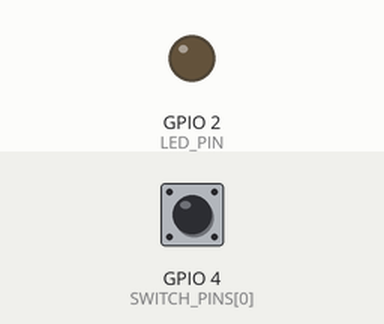
Recording of a sketch running on a simulated ESP32. On the bench: output pins drawn as LEDs (lit = HIGH). The test bench sets the inputs (shaded band); at power-on: GPIO 4 (SWITCH_PINS[0]) HIGH. What the sketch prints to the serial monitor is not drawn.

Above: at 1.2 s.
1.3 s: GPIO 4 (SWITCH_PINS[0]) pulled LOW for 0.15 s
At 1.39 s:
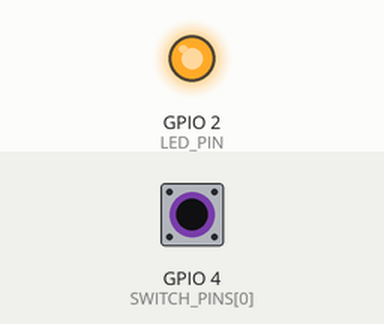
4.4 s: GPIO 4 (SWITCH_PINS[0]) pulled LOW for 3.2 s
At 8.7 s:
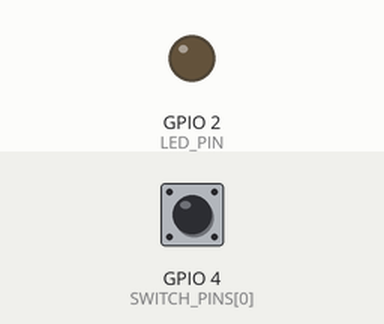
Timing chart, 0 to 10.2 s (numbered marks = the images above; inputs shaded):
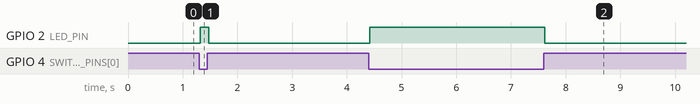

Measured:
- after the input at 1.3 s, GPIO 2 (LED_PIN): LOW → HIGH at once, → LOW 0.15 s later
- after the input at 4.4 s, GPIO 2 (LED_PIN): LOW → HIGH at once, → LOW 3.2 s later

The sketch:

limit_switch_test.ino
```cpp
/*
  Проверка концевиков на ESP32 — вывод срабатываний в монитор порта.

  ═══ ПОДКЛЮЧЕНИЕ ═══

  Схема зависит от того, свободен вывод или на нём висит встроенный
  светодиод. Настраивается одной строкой — SWITCH_TO_GND.

  А. Вывод свободный (GPIO4, 13, 14, 16…19, 21…23, 25…27, 32, 33)
     SWITCH_TO_GND = true, концевик между выводом и GND:

         GPIO ──────┐
                    ├── концевик
         GND  ──────┘

     Работает внутренняя подтяжка к питанию. Разомкнут — HIGH,
     замкнут — LOW.

  Б. Вывод со светодиодом (GPIO2 на большинстве плат)
     SWITCH_TO_GND = false, концевик между выводом и 3.3 В,
     последовательно резистор 330 Ом…1 кОм:

         3.3V ──[330 Ом]── концевик ──┐
                                      ├── GPIO2
         (внутренняя подтяжка вниз) ───┘

     Работает внутренняя подтяжка к земле. Разомкнут — LOW,
     замкнут — HIGH.

  ═══ ЕСЛИ ПРОВОД УЖЕ НА ВЫВОДЕ СО СВЕТОДИОДОМ ═══

  Три выхода, по возрастанию возни:

    1. Переткнуть провод на свободный вывод, например GPIO4, и поменять
       здесь число. Ничего паять не надо.

    2. Оставить схему А и добавить резистор 1 кОм между выводом и 3.3 В.
       Внешняя подтяжка сильнее внутренней (45 кОм) и перетягивает
       светодиод. Провода не трогаются.

    3. Перейти на схему Б, ниже.

  ═══ ПОЧЕМУ НА ВЫВОДЕ СО СВЕТОДИОДОМ НУЖНА СХЕМА Б ═══

  К GPIO2 на большинстве плат припаян светодиод через резистор на землю.
  Это постоянная нагрузка. Внутренняя подтяжка вверх слабая, около 45 кОм,
  и перетянуть светодиод не может: вывод садится примерно до 1.5 В при
  пороге единицы 0.75 x 3.3 = 2.48 В. Схема А на таком выводе показывала бы
  «ЗАМКНУТ» всегда.

  В схеме Б замкнутый концевик соединяет вывод с питанием напрямую —
  жёстко, а не через слабый резистор. Светодиод при этом загорается, что
  даже удобно: видно срабатывание без монитора. Резистор 330 Ом ограничивает
  ток через него.

  Внутренняя подтяжка вниз (INPUT_PULLDOWN) есть именно у ESP32; у обычных
  Arduino её нет, там пришлось бы ставить внешний резистор.

  Strapping-пину GPIO2 такая схема не мешает: при включении концевик
  разомкнут, вывод подтянут вниз — это разрешённое состояние.

  ═══ ВЫВОДЫ, КОТОРЫЕ НЕ ГОДЯТСЯ ═══

    GPIO 6…11   заняты флеш-памятью
    GPIO 34…39  только вход, внутренних подтяжек нет вообще —
                нужен внешний резистор 10 кОм

  ═══ МОНИТОР ПОРТА ═══
  Инструменты -> Монитор порта, скорость 115200.
  При старте скетч сам проверяет вывод и говорит, годится ли он.
*/

// ── настройка ───────────────────────────────────────────────────────────

const uint8_t SWITCH_PINS[]  = {4};             // выводы концевиков
const char*   SWITCH_NAMES[] = {"J1 концевик"};

const bool SWITCH_TO_GND = true;    // true  = концевик на GND  (схема А)
                                    // false = концевик на 3.3 В (схема Б)

const bool NORMALLY_CLOSED = false; // true для концевиков типа NC
const uint16_t DEBOUNCE_MS = 20;    // подавление дребезга

// ── производные ─────────────────────────────────────────────────────────

const uint8_t COUNT = sizeof(SWITCH_PINS) / sizeof(SWITCH_PINS[0]);
const uint8_t PIN_MODE = SWITCH_TO_GND ? INPUT_PULLUP : INPUT_PULLDOWN;

#ifdef LED_BUILTIN
  const int LED_PIN = LED_BUILTIN;
#else
  const int LED_PIN = -1;
#endif

bool     stableState[COUNT];
bool     lastRead[COUNT];
uint32_t lastChangeMs[COUNT];
uint32_t hits[COUNT];
bool     ledFree = (LED_PIN >= 0);   // уточняется в setup

bool isClosed(uint8_t index) {
  int raw = digitalRead(SWITCH_PINS[index]);
  bool closed = SWITCH_TO_GND ? (raw == LOW) : (raw == HIGH);
  return NORMALLY_CLOSED ? !closed : closed;
}

/*
  Проверка вывода: подтянуть его сначала вверх, потом вниз и посмотреть,
  идёт ли он за подтяжкой. Свободный вывод идёт за обеими. Если он застрял
  в одном состоянии — на нём либо замкнутый концевик, либо нагрузка вроде
  светодиода, и это надо знать до того, как показания начнут врать.
*/
void probePin(uint8_t pin, const char* name) {
  pinMode(pin, INPUT_PULLUP);
  delay(5);
  bool up = digitalRead(pin) == HIGH;

  pinMode(pin, INPUT_PULLDOWN);
  delay(5);
  bool down = digitalRead(pin) == HIGH;

  Serial.print("  GPIO");
  Serial.print(pin);
  Serial.print(" (");
  Serial.print(name);
  Serial.print("): ");

  if (up && !down) {
    Serial.println("свободен, обе подтяжки работают — вывод годится");
  } else if (!up && !down) {
    Serial.println("прижат к земле");
    Serial.println("      либо концевик сейчас замкнут на GND,");
    Serial.println("      либо на выводе нагрузка (светодиод платы).");
    if (SWITCH_TO_GND) {
      Serial.println("      Со схемой А такой вывод будет врать: поставьте");
      Serial.println("      SWITCH_TO_GND = false и концевик на 3.3 В.");
    } else {
      Serial.println("      Для схемы Б это нормально: так и должно быть");
      Serial.println("      при разомкнутом концевике.");
    }
  } else if (up && down) {
    Serial.println("притянут к питанию");
    Serial.println("      концевик замкнут на 3.3 В или есть внешняя подтяжка.");
  } else {
    Serial.println("ведёт себя странно — проверьте проводку");
  }

  pinMode(pin, PIN_MODE);
  delay(5);
}

void report(uint8_t index, bool closed) {
  uint32_t now = millis();
  Serial.print('[');
  Serial.print(now / 1000);
  Serial.print('.');
  uint16_t ms = now % 1000;
  if (ms < 100) Serial.print('0');
  if (ms < 10)  Serial.print('0');
  Serial.print(ms);
  Serial.print("] ");
  Serial.print(SWITCH_NAMES[index]);
  Serial.print(" (GPIO");
  Serial.print(SWITCH_PINS[index]);
  Serial.print(")  ");
  if (closed) {
    Serial.print("ЗАМКНУТ    срабатывание #");
    Serial.println(hits[index]);
  } else {
    Serial.println("разомкнут");
  }
}

void setup() {
  Serial.begin(115200);
  while (!Serial && millis() < 3000) { }

  Serial.println();
  Serial.println("=== проверка концевиков (ESP32) ===");
  Serial.print("схема: ");
  Serial.println(SWITCH_TO_GND ? "А — концевик на GND, подтяжка вверх"
                               : "Б — концевик на 3.3 В, подтяжка вниз");
  Serial.print("дребезг: ");
  Serial.print(DEBOUNCE_MS);
  Serial.println(" мс");
  Serial.println();

  Serial.println("проверка выводов:");
  for (uint8_t i = 0; i < COUNT; i++) {
    probePin(SWITCH_PINS[i], SWITCH_NAMES[i]);

    // Светодиод и концевик на одном выводе одновременно невозможны:
    // дублирование пришлось бы делать записью в тот же вывод, с которого
    // читаем. Молча оставлять такой конфликт нельзя.
    if (LED_PIN >= 0 && SWITCH_PINS[i] == LED_PIN) ledFree = false;
  }
  Serial.println();

  if (ledFree) pinMode(LED_PIN, OUTPUT);
  else if (LED_PIN >= 0) {
    Serial.println("светодиод платы на выводе концевика — дублирование");
    Serial.println("выключено. В схеме Б он и так загорается при замыкании.");
    Serial.println();
  }

  for (uint8_t i = 0; i < COUNT; i++) {
    stableState[i]  = isClosed(i);
    lastRead[i]     = stableState[i];
    lastChangeMs[i] = millis();
    hits[i]         = 0;

    // Если концевик уже нажат при включении, знать об этом важнее,
    // чем дожидаться первого изменения.
    Serial.print("при старте: ");
    report(i, stableState[i]);
  }
  Serial.println();
  Serial.println("замкните концевик — появится строка");
  Serial.println("(отправьте любой символ, чтобы повторить состояние)");
  Serial.println();
}

/*
  Монитор порта подключается уже после загрузки платы, поэтому всё
  напечатанное в setup() до него не доходит — выглядит это как «скетч
  ничего не выводит». Любой символ из монитора печатает состояние заново.
*/
void reprintOnRequest() {
  if (!Serial.available()) return;
  while (Serial.available()) Serial.read();
  Serial.println();
  Serial.println("─── текущее состояние ───");
  for (uint8_t i = 0; i < COUNT; i++) report(i, stableState[i]);
  Serial.println();
}

void loop() {
  reprintOnRequest();
  bool anyClosed = false;

  for (uint8_t i = 0; i < COUNT; i++) {
    bool now = isClosed(i);

    // Отсчёт начинается заново на каждое дрогнувшее чтение: состояние
    // считается подтверждённым, только продержавшись DEBOUNCE_MS подряд.
    if (now != lastRead[i]) {
      lastRead[i] = now;
      lastChangeMs[i] = millis();
    }

    if (now != stableState[i] && millis() - lastChangeMs[i] >= DEBOUNCE_MS) {
      stableState[i] = now;
      if (now) hits[i]++;
      report(i, now);
    }

    if (stableState[i]) anyClosed = true;
  }

  if (ledFree) digitalWrite(LED_PIN, anyClosed ? HIGH : LOW);
}
```
